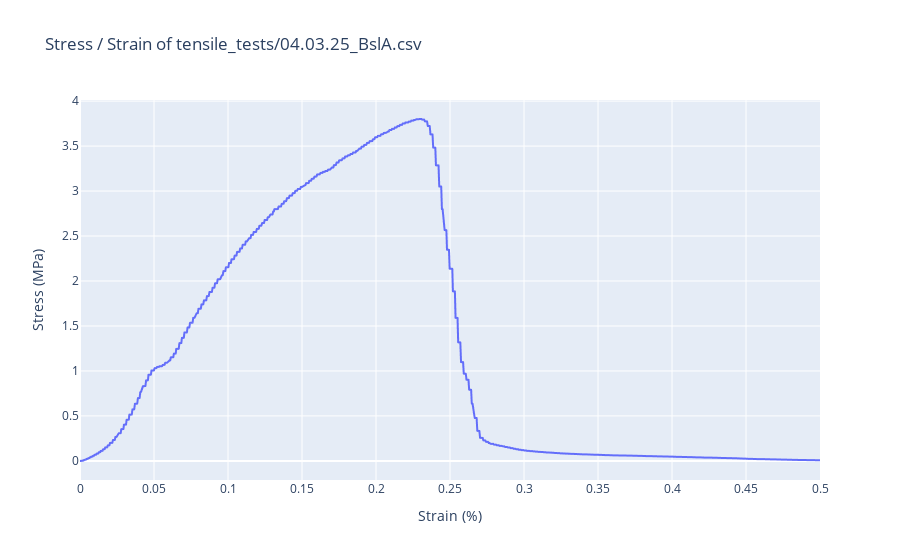

Notebook cell for this chart:
### Code cell
blsa_filtered_df = calculate_stress_strain(
    filename=blsa_filename,
    df=blsa_df,
    width=4.5,
    thickness=0.4,
    total_length=5.1,
    init_distance=0,
    final_distance=1.174,
)

### Figure 1 — Plotly figure (JSON) as saved in the notebook; plotly's stock layout.template omitted (floating-point values rounded to 4 significant figures; data arrays with more than 128 entries replaced by an {"elided": "..."} marker saying what was removed)
{"data": [{"hovertemplate": "Strain (%)=%{x}<br>Stress (MPa)=%{y}<extra></extra>", "legendgroup": "", "line": {"color": "#636efa", "dash": "solid"}, "marker": {"symbol": "circle"}, "mode": "lines", "name": "", "showlegend": false, "type": "scattergl", "x": {"elided": "1590 float values"}, "xaxis": "x", "y": {"elided": "1590 float values"}, "yaxis": "y"}], "layout": {"legend": {"tracegroupgap": 0}, "title": {"text": "Stress / Strain of tensile_tests/04.03.25_BslA.csv"}, "xaxis": {"anchor": "y", "domain": [0, 1], "title": {"text": "Strain (%)"}}, "yaxis": {"anchor": "x", "domain": [0, 1], "title": {"text": "Stress (MPa)"}}}}
